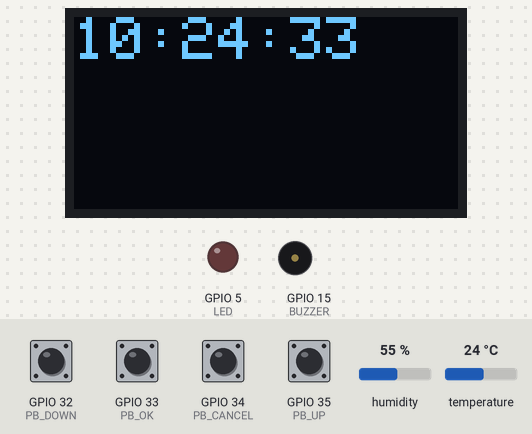
Bench run of a sketch on a simulated ESP32. On the bench: 128×64 one-colour display, output pins drawn as LEDs (lit = HIGH), buzzer (waves = sounding, pin HIGH). The test bench sets the inputs (shaded band); at power-on: GPIO 32 (PB_DOWN), GPIO 33 (PB_OK), GPIO 34 (PB_CANCEL), GPIO 35 (PB_UP) HIGH, humidity 55 %, temperature 24 °C. WiFi joins after 1.5 s; servers stay silent unless stated; the display library's start-up logo is not drawn; the local clock reads 2024-03-15 10:24:30 at power-on unless the sketch sets it.

Above: at 3.9 s.
4.0 s: GPIO 33 (PB_OK) pulled LOW for 0.15 s
At 6.8 s:
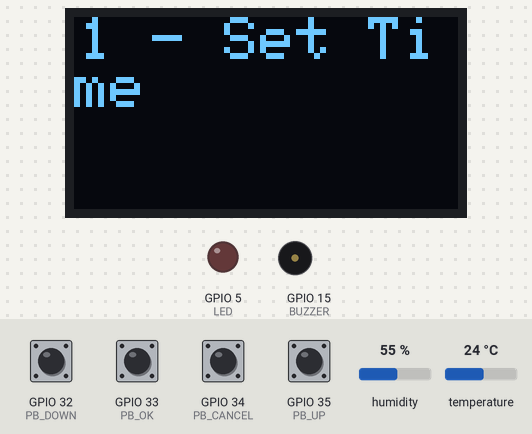
7.1 s: GPIO 32 (PB_DOWN) pulled LOW for 1 s
At 9.4 s:
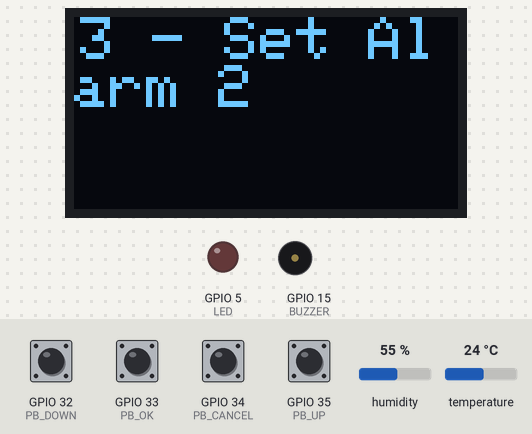
9.8 s: GPIO 33 (PB_OK) pulled LOW for 1 s
At 11.5 s:
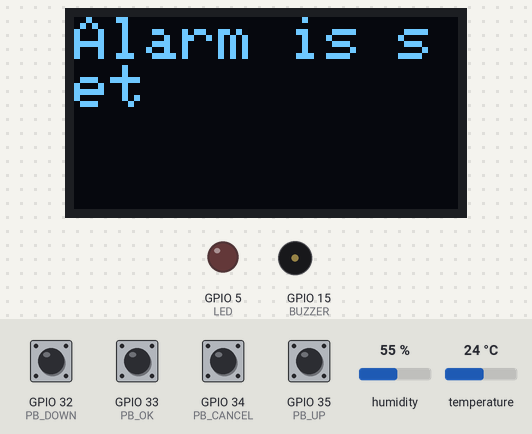
13.6 s: GPIO 34 (PB_CANCEL) driven LOW
At 14.19 s:
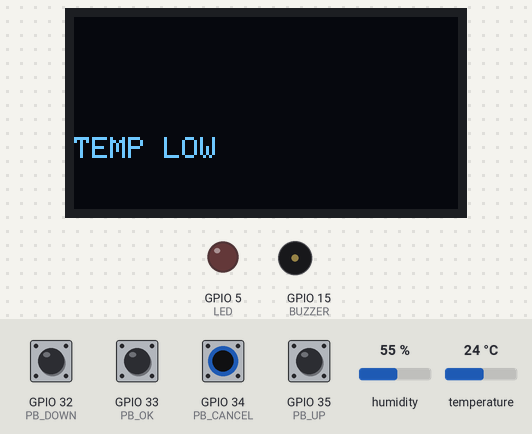
15.8 s: humidity set to 88 %
At 16.74 s:
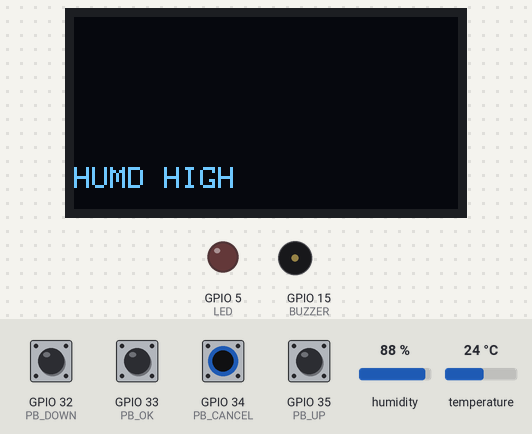
18.8 s: temperature set to 25.3 °C
20.3 s: temperature set to 26.6 °C
Timing chart, 0 to 22.9 s (numbered marks = the images above; inputs shaded):
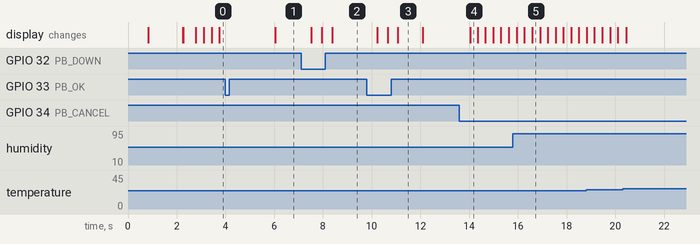

Measured:
- after the input at 4.0 s, the display: changes after 2.0 s (image 1)
- after the input at 7.1 s, the display: first changes after 0.43 s (image 2 shows a later state)
- after the input at 9.8 s, the display: first changes after 0.43 s (image 3 shows a later state)
- after the input at 13.6 s, the display: changes after 0.44 s (image 4)
- after the input at 15.8 s, the display: first differs from a run without the input after 0.79 s (image 5)
- what the display in image 3 shows lasts 1.0 s, from 11.1 s to 12.1 s

The sketch:

sketch.ino
```cpp
#include <SPI.h>
#include <Wire.h>
#include <Adafruit_GFX.h>
#include <Adafruit_SSD1306.h>
#include <DHTesp.h>
#include <WiFi.h>

// Define OLED parameters
#define SCREEN_WIDTH 128
#define SCREEN_HEIGHT 64
#define OLED_RESET -1
#define SCREEN_ADDRESS 0x3C

int hours = 0;
int minutes = 0;
int seconds = 0;

unsigned long timeNow = 0;
unsigned long timeLast = 0;

bool alarm_enabled = true;
int n_alarms = 3;
int alarm_hours[] = {0, 0, 0};
int alarm_minutes[] = {0, 0, 0};
bool alarm_triggered[] = {false, false, false};

// Define Buzzer, LED indicator and Push buttons Pins
#define BUZZER 15
#define LED 5
#define PB_CANCEL 34
#define PB_OK 33
#define PB_UP 35
#define PB_DOWN 32

#define DHTPIN 12

// Define the NTP server to use for time synchronization
#define NTP_SERVER     "pool.ntp.org"
int UTC_OFFSET; // Define the UTC offset (in seconds) from UTC time.
#define UTC_OFFSET_DST 0 // Define the UTC offset (in seconds) for daylight saving time (DST).


int n_notes = 8; // total number of notes

// Define the frequencies of each note
int C = 262;
int D = 294;
int E = 330;
int F = 349;
int G = 392;
int A = 440;
int B = 494;
int C_H = 523;

int notes[] = {C, D, E, F, G, A, B, C_H};

int current_mode = 0;
int max_modes = 5;

// Define options for different modes as strings
String options[] = {"1 - Set Time", "2 - Set Alarm 1", "3 - Set Alarm 2", "4 - Set Alarm 3", "5 - Remove Alarm"};


Adafruit_SSD1306 display(SCREEN_WIDTH, SCREEN_HEIGHT, &Wire, OLED_RESET);

DHTesp dhtSensor; // Initialize DHTesp sensor object

void setup() {

  // Set pin modes
  pinMode(BUZZER, OUTPUT);
  pinMode(LED, OUTPUT);
  pinMode(PB_CANCEL, INPUT);
  pinMode(PB_OK, INPUT);
  pinMode(PB_UP, INPUT);
  pinMode(PB_DOWN, INPUT);

  dhtSensor.setup(DHTPIN, DHTesp::DHT22);

  // Start serial communication
  Serial.begin(9600);


  if (!display.begin(SSD1306_SWITCHCAPVCC, SCREEN_ADDRESS)) {
    Serial.println(F("SSD1306 allocation failed"));
    for ( ;; );
  }

  display.display();
  delay(500);

  // Connect to WiFi
  WiFi.begin("Wokwi-GUEST", "", 6);
  while (WiFi.status() != WL_CONNECTED) {
    delay(250);
    display.clearDisplay();
    print_line("Connecting to WiFi", 0, 0, 2);

  }
  display.clearDisplay();
  print_line("Connected to WiFi", 0, 0, 2);

  configTime(UTC_OFFSET, UTC_OFFSET_DST, NTP_SERVER);// Set up time synchronization

  display.clearDisplay();

  print_line("Welcome to Medibox", 10, 20, 2);
  delay(500);
  display.clearDisplay();

}

void loop() {
  // Update time and check alarm
  update_time_with_check_alarm();

  // Check if the OK button is pressed
  if (digitalRead(PB_OK) == LOW) {
    delay(2000);
    go_to_menu();
  }

  check_temp();


}


// Function for print a line of text on the display
void print_line(String text, int column, int row, int text_size ) {

  display.setTextSize(text_size);
  display.setTextColor(SSD1306_WHITE);
  display.setCursor(column, row);
  display.println(text);
  display.display();

}


// function for display the current time HH:MM:SS
void print_time_now(void) {

  display.clearDisplay();
  print_line("" + String(hours) + ":" + String(minutes) + ":" + String(seconds), 0, 0, 2);


}

// Function for update the time variables
void update_time() {
  struct tm timeinfo;
  getLocalTime(&timeinfo);

  //Extract the time and date from the timeinfo

  char timeHour[3];
  strftime(timeHour, 3, "%H", &timeinfo);
  hours = atoi(timeHour);

  char timeMinute[3];
  strftime(timeMinute, 3, "%M", &timeinfo);
  minutes = atoi(timeMinute);

  char timeSecond[3];
  strftime(timeSecond, 3, "%S", &timeinfo);
  seconds = atoi(timeSecond);


}


//Function for update time and check for triggered alarms
void update_time_with_check_alarm(void) {

  update_time();
  print_time_now();

  if (alarm_enabled) {

    for (int i = 0; i < n_alarms ; i++) {
      //check whether the alarm has not been triggered and if the current time matches the set alarm time
      if (alarm_triggered[i] == false && hours == alarm_hours[i] && minutes == alarm_minutes[i]) {
        //Activate the alarm and designate it as triggered
        ring_alarm();
        alarm_triggered[i] = true;


      }
    }
  }
}


//Funtion for ringing alarm
void ring_alarm() {

  display.clearDisplay();
  print_line("Medicine Time", 0, 0, 2); //print "Medicine Time" in display

  digitalWrite(LED, HIGH);

  bool break_happen = false;

  // Continue ringing the alarm until canceled or button is pressed
  while (break_happen == false && digitalRead(PB_CANCEL) == HIGH) {
    for (int i = 0; i < n_notes; i++) {
      if (digitalRead(PB_CANCEL) == LOW) {
        delay(200);
        break_happen = true;
        break;
      }


      tone(BUZZER, notes[i]);//Play the i th note
      delay(500);
      noTone(BUZZER);
      delay(2);

    }
  }

  digitalWrite(LED, LOW);
  display.clearDisplay();
}


void go_to_menu(void) {
  while (digitalRead(PB_CANCEL) == HIGH) {
    display.clearDisplay();
    print_line(options[current_mode], 2, 0, 2);

    int pressed = wait_for_button_press();

    if (pressed == PB_UP) {
      current_mode += 1; // If the up button is pressed, increment the mode
      current_mode %= max_modes;
      delay(200);

    }

    //If the ok button is pressed,execute current mode
    else if (pressed == PB_OK) {
      delay(200);

      run_mode(current_mode);
    }

    else if (pressed == PB_DOWN) {
      delay(200);
      current_mode -= 1; // If the up button is pressed, decrement the mod
      if (current_mode < 0) {
        current_mode = max_modes - 1;
      }
    }
    else if (pressed == PB_CANCEL) {
      delay(200);
      break;
    }

  }
}

//Wait for a button press and return the pressed button
int wait_for_button_press() {
  while (true) {
    if (digitalRead(PB_UP) == LOW) {
      delay(200);
      return PB_UP;
    }

    else if (digitalRead(PB_DOWN) == LOW) {
      delay(200);
      return PB_DOWN;

    }

    else if (digitalRead(PB_CANCEL) == LOW) {
      delay(200);
      return PB_CANCEL;
    }

    else if (digitalRead(PB_OK) == LOW) {
      delay(200);
      return PB_OK;
    }
    update_time(); // Ensure accurate time display while awaiting button press by updating the time

  }
}

//Funtion for execute the selected mode
void run_mode(int mode) {

  if (mode == 0) {
    set_time();
  }
  else if (mode == 1 || mode == 2 || mode == 3) {
    set_alarm(mode - 1);
  }
  else if (mode == 4) {
    alarm_enabled = false;

  }

}

// Function for set the device time  according to the offset
void set_time() {

  int temp_hour = hours;
  while (true) {
    display.clearDisplay();
    print_line("Enter offset hours: " + String(temp_hour), 0, 0, 2);

    int pressed = wait_for_button_press();

    if (pressed == PB_UP) {
      delay(200);
      temp_hour += 1; // If the up button is pressed, increment the hour offset
      temp_hour = temp_hour % 24;
    }

    else if (pressed == PB_DOWN) {
      delay(200);
      temp_hour -= 1; // If the up button is pressed, decrement the hour offset
      if (temp_hour < 0) {
        temp_hour = 23;
      }
    }
    //If the ok button is pressed,exit the funtion
    else if (pressed == PB_OK) {
      delay(200);
      break;
    }

    else if (pressed == PB_CANCEL) {
      delay(200);
      break; // If the OK button is pressed, update the alarm minute and exit the loop
    }
  }
  int temp_minute = minutes;
  while (true) {
    display.clearDisplay();
    print_line("Enter offset minute: " + String(temp_minute), 0, 0, 2);

    int pressed = wait_for_button_press();
    if (pressed == PB_UP) {
      delay(200);
      temp_minute += 1; //If the up button is pressed, increment the minute offset
      temp_minute = temp_minute % 60;
    }

    else if (pressed == PB_DOWN) {
      delay(200);
      temp_minute -= 1; // If the down button is pressed, decrement the hour offset
      if (temp_minute < 0) {
        temp_minute = 59;
      }
    }
    //If the ok button is pressed,exit the funtion
    else if (pressed == PB_OK) {
      delay(200);
      break;
    }

    else if (pressed == PB_CANCEL) {
      delay(200);
      break;
    }
  }
  //UTC offset in seconds
  UTC_OFFSET = temp_hour * 3600 + temp_minute * 60;

  // Again configure the time with the calculated UTC offset
  configTime(UTC_OFFSET, UTC_OFFSET_DST, NTP_SERVER);

  display.clearDisplay();
  print_line("Time is set", 0, 0, 2);
  delay(1000);
}


// Function to set the specified alarm
void set_alarm(int alarm) {

  int temp_hour = alarm_hours[alarm];
  while (true) {
    display.clearDisplay();
    print_line("Enter hour: " + String(temp_hour), 0, 0, 2);

    int pressed = wait_for_button_press();

    if (pressed == PB_UP) {
      delay(200);
      temp_hour += 1;
      temp_hour = temp_hour % 24;
    }

    else if (pressed == PB_DOWN) {
      delay(200);
      temp_hour -= 1;
      if (temp_hour < 0) {
        temp_hour = 23;
      }
    }

    else if (pressed == PB_OK) {
      delay(200);
      alarm_hours[alarm] = temp_hour;
      break;
    }

    else if (pressed == PB_CANCEL) {
      delay(200);
      break;
    }
  }
  int temp_minute = alarm_minutes[alarm];
  while (true) {
    display.clearDisplay();
    print_line("Enter minute: " + String(temp_minute), 0, 0, 2);

    int pressed = wait_for_button_press();
    if (pressed == PB_UP) {
      delay(200);
      temp_minute += 1;
      temp_minute = temp_minute % 60;
    }

    else if (pressed == PB_DOWN) {
      delay(200);
      temp_minute -= 1;
      if (temp_minute < 0) {
        temp_minute = 59;
      }
    }

    else if (pressed == PB_OK) {
      delay(200);
      alarm_minutes[alarm] = temp_minute;
      break;
    }

    else if (pressed == PB_CANCEL) {
      delay(200);
      break;
    }
  }
  display.clearDisplay();
  print_line("Alarm is set", 0, 0, 2);
  delay(1000);
}

// Function to check temperature and humidity in healthy range
void check_temp(void) {
  TempAndHumidity data = dhtSensor.getTempAndHumidity();


  if (data.temperature > 32) {
    display.clearDisplay();
    print_line("TEMP HIGH", 0, 40, 1);
  } else if (data.temperature < 26) {
    display.clearDisplay();
    print_line("TEMP LOW", 0, 40, 1);
  }

  if (data.humidity > 80) {
    display.clearDisplay();
    print_line("HUMD HIGH", 0, 50, 1);
  } else if (data.humidity < 60) {
    display.clearDisplay();
    print_line("HUMD LOW", 0, 50, 1);
  }


}
```
